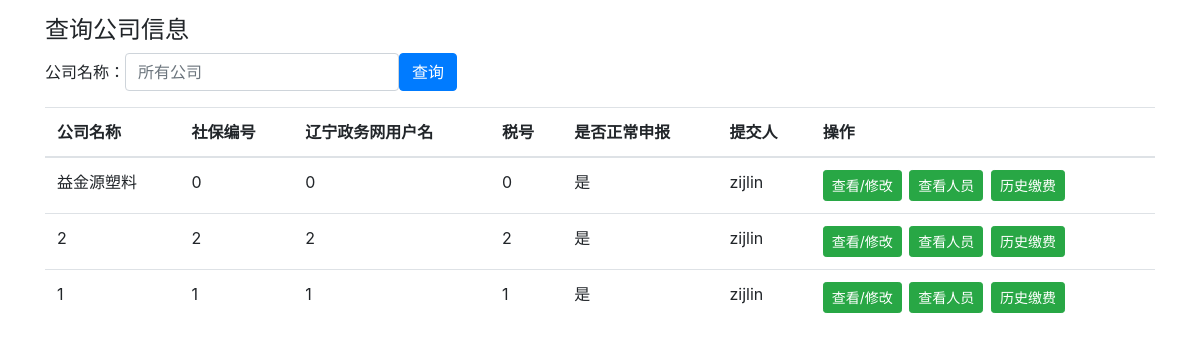
Screenshot of /company_query with the database file from the repository.
### company.py (models this page shows, shortened)
class Companys(db.Model):
    company_id = db.Column('company_id', db.Integer, primary_key=True)
    name = db.Column(db.String(200))
    position = db.Column(db.String(200))
    code = db.Column(db.String(200))
    zwwname = db.Column(db.String(200))
    scode = db.Column(db.String(200))
    injury_ratio = db.Column(db.Float)
    person = db.Column(db.String(200))
    is_valid = db.Column(db.String(200))
    pay_type = db.Column(db.String(200))
    short_name = db.Column(db.String(200))

### main.py (the view)
@app.route('/company_query', methods=['GET', 'POST'])
def company_query():
    if request.method == 'POST':
        if request.form['name'] == "":
            render_template('company_query.html', name="", companys=Companys.query.all())
        else:
            return render_template('company_query.html', name=request.form['name'],
                                   companys=Companys.query.filter_by(name=request.form['name']).all())
    return render_template('company_query.html', name="", companys=Companys.query.all())

### templates/company_query.html (shortened to what this page needs)
<!DOCTYPE html>
<html lang="en">
<head>
    <link rel="stylesheet" href="https://cdn.staticfile.org/twitter-bootstrap/4.3.1/css/bootstrap.min.css">
</head>
<body>
<div class="container">
    <h4>查询公司信息</h4>
    <form class="form-inline" action="{{ url_for('company_query') }}" method = "post">
        <label for="inputPassword2">公司名称： </label>
        <input value="{{name}}" type="text" class="form-control" id="inputPassword2" placeholder="所有公司" name="name">
        <button type="submit" class="btn btn-primary">查询</button>
    </form>
    <table class="table table-hover">
        <thead>
        <tr>
            <th>公司名称</th>
            <th>社保编号</th>
            <th>辽宁政务网用户名</th>
            <th>税号</th>
            <th>是否正常申报</th>
            <th>提交人</th>
            <th>操作</th>
        </tr>
        </thead>
        <tbody>
        {% for company in companys %}
        <tr>
            <td>{{ company.name }}</td>
            <td>{{ company.code }}</td>
            <td>{{ company.zwwname }}</td>
            <td>{{ company.scode }}</td>
            <td>{{ company.is_valid }}</td>
            <td>{{ company.person }}</td>
            <th>
                <a href="{{ url_for('company_update', name=company.name) }}" class="btn btn-success btn-sm" role="button">查看/修改</a>
                &nbsp;<a href="{{ url_for('member_query', company_name=company.name) }}" class="btn btn-success btn-sm" role="button">查看人员</a>
                &nbsp;<a href="{{ url_for('company_pay_history', company_name=company.name) }}" class="btn btn-success btn-sm" role="button">历史缴费</a>
            </th>
        </tr>
        {% endfor %}
        </tbody>
    </table>
</div>
</body>
</html>

### rows the page displays
Companys: name "益金源塑料", code "0", zwwname "0", scode "0", is_valid "是", person "zijlin"
Companys: name "2", code "2", zwwname "2", scode "2", is_valid "是", person "zijlin"
Companys: name "1", code "1", zwwname "1", scode "1", is_valid "是", person "zijlin"
